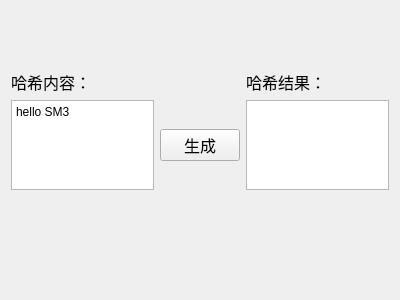
<?xml version="1.0" encoding="UTF-8"?>
<ui version="4.0">
 <class>Sm3Hash</class>
 <widget class="QWidget" name="Sm3Hash">
  <property name="geometry">
   <rect>
    <x>0</x>
    <y>0</y>
    <width>400</width>
    <height>300</height>
   </rect>
  </property>
  <property name="windowTitle">
   <string>Form</string>
  </property>
  <layout class="QVBoxLayout" name="verticalLayout">
   <item>
    <spacer name="verticalSpacer">
     <property name="orientation">
      <enum>Qt::Vertical</enum>
     </property>
     <property name="sizeHint" stdset="0">
      <size>
       <width>40</width>
       <height>160</height>
      </size>
     </property>
    </spacer>
   </item>
   <item>
    <layout class="QGridLayout" name="gridLayout">
     <item row="0" column="0">
      <widget class="QLabel" name="label">
       <property name="font">
        <font>
         <pointsize>12</pointsize>
        </font>
       </property>
       <property name="text">
        <string>哈希内容：</string>
       </property>
      </widget>
     </item>
     <item row="1" column="2">
      <widget class="QTextBrowser" name="textBrowserOutput"/>
     </item>
     <item row="1" column="0">
      <widget class="QPlainTextEdit" name="plainTextEditInput">
       <property name="plainText">
        <string>hello SM3</string>
       </property>
      </widget>
     </item>
     <item row="0" column="2">
      <widget class="QLabel" name="label_2">
       <property name="font">
        <font>
         <pointsize>12</pointsize>
        </font>
       </property>
       <property name="text">
        <string>哈希结果：</string>
       </property>
      </widget>
     </item>
     <item row="1" column="1">
      <widget class="QPushButton" name="pushButtonGen">
       <property name="font">
        <font>
         <pointsize>12</pointsize>
        </font>
       </property>
       <property name="text">
        <string>生成</string>
       </property>
      </widget>
     </item>
    </layout>
   </item>
   <item>
    <spacer name="verticalSpacer_2">
     <property name="orientation">
      <enum>Qt::Vertical</enum>
     </property>
     <property name="sizeHint" stdset="0">
      <size>
       <width>40</width>
       <height>200</height>
      </size>
     </property>
    </spacer>
   </item>
  </layout>
 </widget>
 <resources/>
 <connections/>
</ui>
